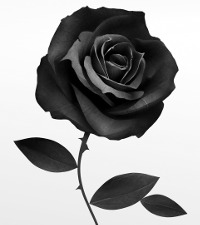
//> input picture _site/tutorial/pdi/solucoes/flor.jpg, 200 x 225 px, given in place of the camera
$ ./cannyvideo   (built with g++ and OpenCV 4)
//> lines starting //> are read from the running program, lines starting //| are printed output that depends on the picture; after the words box and inside, x2 and y2 are one past the last pixel; in counts of white or black regions, pixels touching at a corner belong together
#include <iostream>
#include "opencv2/opencv.hpp"
#include <fstream>

using namespace std;
using namespace cv;

int top_slider = 10;
int top_slider_max = 200;

char TrackbarName[50];

void on_trackbar_line(int, void*){
}

int main(int, char**){
  VideoCapture video; // open the default camera

  Mat cap, frame, frame32f, frameH, frameV, frameok;

  ofstream fout;


  Mat result, zeros;
  int width, height;
  double min, max;
  int absolut, boost;
  char key;

  video.open(0);
  if(!video.isOpened()){
    cout << "nao abriu a camera\n";
    return -1;
  }
  video >> cap;
//> cap is the input picture: 225 rows x 200 cols, CV_8UC3; min 0, max 255, mean 162.7
  width=cap.size().width;
//> width = 200
  height=cap.size().height;
//> height = 225
  zeros = Mat::zeros(height, width, CV_32F);

  sprintf( TrackbarName, "Alpha x %d", top_slider_max );

  namedWindow("canny",1);
  createTrackbar( TrackbarName, "canny",
                &top_slider,
                top_slider_max,
                on_trackbar_line );

  on_trackbar_line(top_slider, 0 );

  for(;;){
    video >> cap;
    cvtColor(cap, frame, CV_BGR2GRAY);
    flip(frame,frame,1);
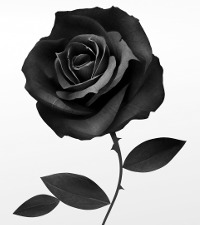
//> frame: 225 rows x 200 cols, CV_8UC1; min 0, max 255, mean 162.7
    imshow("original",frame);
    frame.copyTo(frameok);
    Canny(frameok, frame32f, top_slider, 3*top_slider);
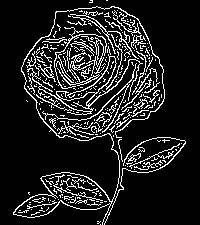
//> frame32f: 225 rows x 200 cols, CV_8UC1; 12.7% white in thin lines or dots, all inside (x1, y1, x2, y2) = (13, 0, 186, 225)
    imshow("canny", frame32f);
    key = (char) waitKey(10);
//> the Esc key is pressed
    if( key == 27 ) break;
  }
  normalize(frame32f, frame32f, 0.0, 1.0, NORM_MINMAX);
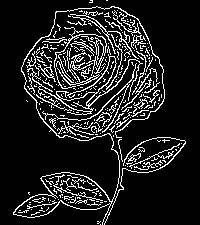
//> frame32f: 225 rows x 200 cols, CV_8UC1; values 0 (black) and 1 (white), 12.7% white in thin lines or dots, all inside (x1, y1, x2, y2) = (13, 0, 186, 225)
  frame32f.convertTo(frame,CV_8U);
  fout.open("saida.fig");
  fout << "#FIG 3.2  Produced by xfig version 3.2.5c" << endl;
  fout << "Landscape" << endl;
  fout << "Center" << endl;
  fout << "Metric" << endl;
  fout << "A4" << endl;
  fout << "100.00" << endl;
  fout << "Single" << endl;
  fout << "-2" << endl;
  fout << "1200 2" << endl;
  for(int i=0; i<height; i++){
    for(int j=0; j<width; j++){
      if(frame32f.at<uchar>(i,j) > 0){
        fout << "1 3 0 1 0 7 50 -1 -1 0.000 1 0.0000 ";
        fout << j*100 << " " << i*100 << " 100  100 " << j*100 << " " << j*100 << " ";
        fout << j*100+100 << " " << j*100 << endl;
      }
    }
  }
  fout.close();
  return 0;
}
